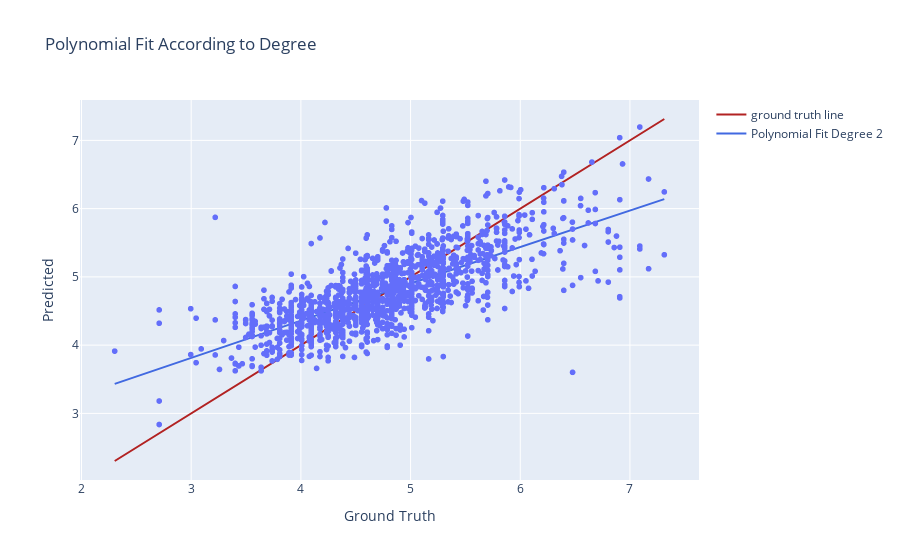

Notebook source saved alongside this figure:
### Code cell
degree=2
model = make_pipeline(PolynomialFeatures(degree), LinearRegression())
model.fit(X_train, y_train)
y_pred = model.predict(X_test)
mse = mean_squared_error(y_test, y_pred)
r2 = r2_score(y_test, y_pred)
print(f'MSE: {mse}')
print(f'R2 score: {r2}')
plot_graphs(y_test, y_pred, degree)

### Figure 1 — Plotly figure (JSON) as saved in the notebook; plotly's stock layout.template omitted (floating-point values rounded to 4 significant figures; data arrays with more than 128 entries replaced by an {"elided": "..."} marker saying what was removed)
{"data": [{"hovertemplate": "ground truth=%{x}<br>Predicted=%{y}<extra></extra>", "legendgroup": "", "marker": {"color": "#636efa", "symbol": "circle"}, "mode": "markers", "name": "", "showlegend": false, "type": "scattergl", "x": {"elided": "1478 float values"}, "xaxis": "x", "y": {"elided": "1478 float values"}, "yaxis": "y"}, {"line": {"color": "firebrick", "width": 2}, "mode": "lines", "name": "ground truth line", "type": "scatter", "x": {"elided": "1478 float values"}, "y": {"elided": "1478 float values"}}, {"line": {"color": "royalblue", "width": 2}, "mode": "lines", "name": "Polynomial Fit Degree 2", "type": "scatter", "x": [2.303, 2.353, 2.404, 2.454, 2.505, 2.556, 2.606, 2.657, 2.707, 2.758, 2.809, 2.859, 2.91, 2.961, 3.011, 3.062, 3.112, 3.163, 3.214, 3.264, 3.315, 3.365, 3.416, 3.467, 3.517, 3.568, 3.619, 3.669, 3.72, 3.77, 3.821, 3.872, 3.922, 3.973, 4.023, 4.074, 4.125, 4.175, 4.226, 4.276, 4.327, 4.378, 4.428, 4.479, 4.53, 4.58, 4.631, 4.681, 4.732, 4.783, 4.833, 4.884, 4.934, 4.985, 5.036, 5.086, 5.137, 5.187, 5.238, 5.289, 5.339, 5.39, 5.441, 5.491, 5.542, 5.592, 5.643, 5.694, 5.744, 5.795, 5.845, 5.896, 5.947, 5.997, 6.048, 6.099, 6.149, 6.2, 6.25, 6.301, 6.352, 6.402, 6.453, 6.503, 6.554, 6.605, 6.655, 6.706, 6.756, 6.807, 6.858, 6.908, 6.959, 7.01, 7.06, 7.111, 7.161, 7.212, 7.263, 7.313], "y": [3.432, 3.46, 3.488, 3.515, 3.543, 3.571, 3.599, 3.627, 3.655, 3.682, 3.71, 3.738, 3.766, 3.794, 3.821, 3.849, 3.877, 3.905, 3.932, 3.96, 3.988, 4.015, 4.043, 4.071, 4.098, 4.126, 4.153, 4.181, 4.209, 4.236, 4.264, 4.291, 4.319, 4.346, 4.374, 4.402, 4.429, 4.457, 4.484, 4.511, 4.539, 4.566, 4.594, 4.621, 4.649, 4.676, 4.703, 4.731, 4.758, 4.786, 4.813, 4.84, 4.868, 4.895, 4.922, 4.949, 4.977, 5.004, 5.031, 5.059, 5.086, 5.113, 5.14, 5.167, 5.195, 5.222, 5.249, 5.276, 5.303, 5.33, 5.358, 5.385, 5.412, 5.439, 5.466, 5.493, 5.52, 5.547, 5.574, 5.601, 5.628, 5.655, 5.682, 5.709, 5.736, 5.763, 5.79, 5.817, 5.844, 5.871, 5.898, 5.925, 5.951, 5.978, 6.005, 6.032, 6.059, 6.086, 6.112, 6.139]}], "layout": {"legend": {"tracegroupgap": 0}, "title": {"text": "Polynomial Fit According to Degree"}, "xaxis": {"anchor": "y", "domain": [0, 1], "title": {"text": "Ground Truth"}}, "yaxis": {"anchor": "x", "domain": [0, 1], "title": {"text": "Predicted"}}}}
